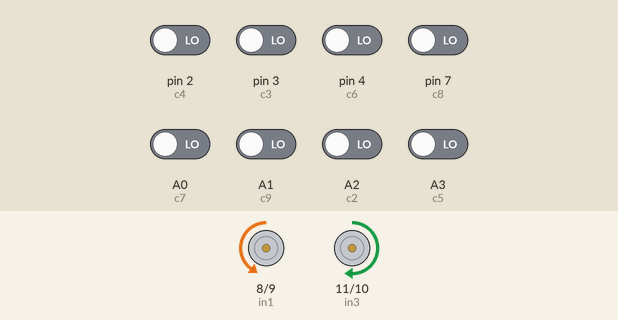
Recording of a sketch running on a simulated Arduino Uno, built with avr-gcc and run on an emulated ATmega328P. Parts: motor-driver pin pairs drawn as motors (green arrow = first pin HIGH = forward, orange = second pin HIGH = backward, longer = more drive, scaled by the enable pin). Inputs (shaded band) come from the test bench; at power-on: A0 (c7), A1 (c9), A2 (c2), A3 (c5), pin 2 (c4), pin 3 (c3), pin 4 (c6), pin 7 (c8) LOW.

Above: at 1.2 s.
1.3 s: pin 2 (c4) driven HIGH
At 1.8 s:
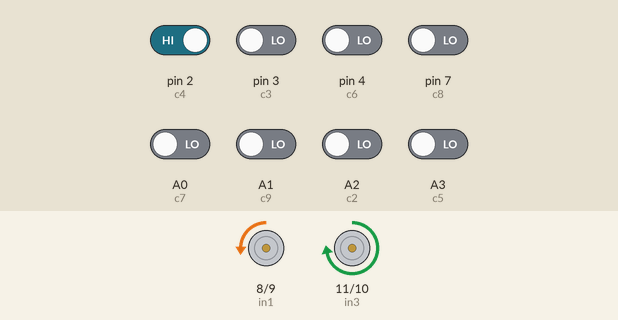
2.8 s: pin 3 (c3) driven HIGH
At 4.0 s:
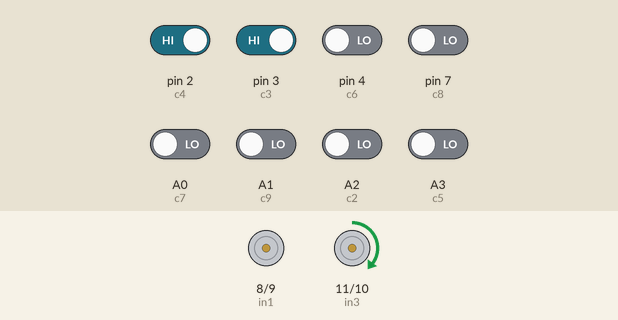
4.3 s: pin 4 (c6) driven HIGH
At 5.2 s:
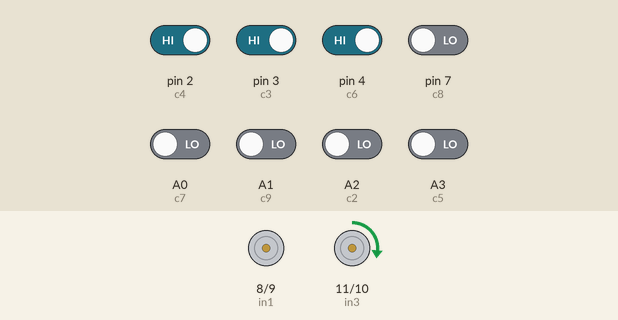
5.8 s: pin 7 (c8) driven HIGH
At 6.4 s:
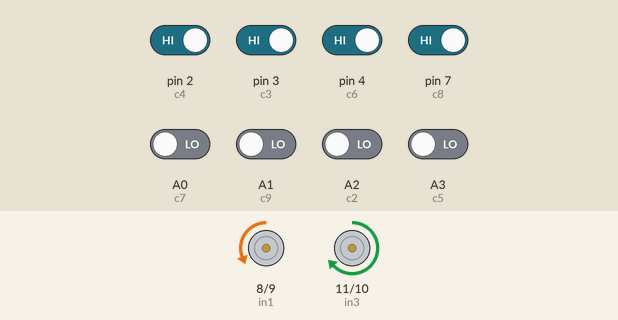
7.3 s: A0 (c7) driven HIGH
At 9.4 s:
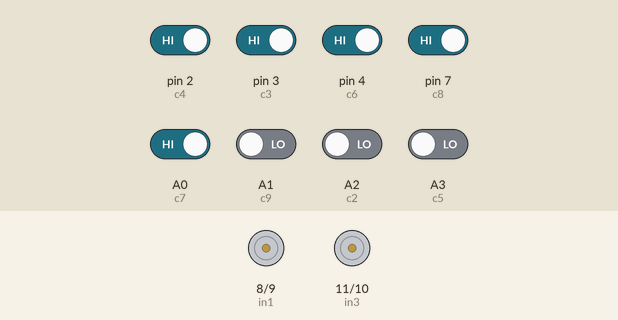
10.3 s: A1 (c9) driven HIGH
At 12.2 s:
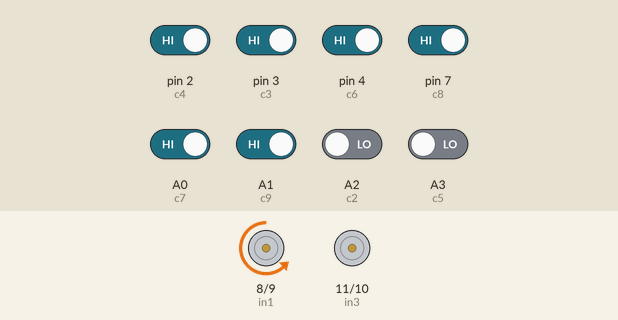
Timing chart, 0 to 13.4 s (numbered marks = the images above; inputs shaded):
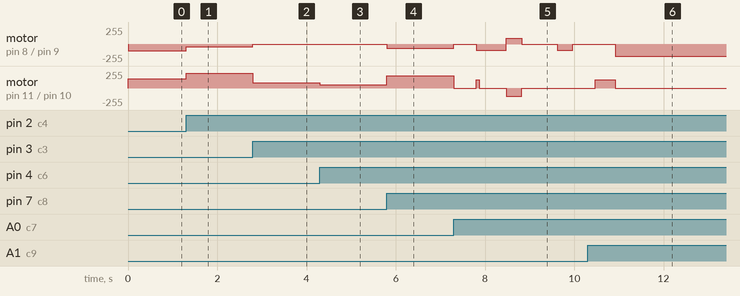

The sketch:

Fst.ino
```cpp
int c2 = A2;
int c3 = 3 ;
int c4 = 2;
int c5 = A3;
int c6 = 4;
int c7 = A0;
int c8 = 7;
int c9 = A1;
int ena = 5;
int enb = 6;
int in1 = 8;
int in2 = 9;
int in3 = 11;
int in4 = 10;

int comp=1;
int ct,lt;
float bmsr = 100;
float bmsl= 100*125/90;
float rms;
float lms;
float kp =2.4;
float kd =1.3;
int maxrms = 95;
int maxlms = 135;
int ms;
int lasterror = 0;
 void forward(int x=125) {
    digitalWrite(in1, LOW);
    digitalWrite(in2, HIGH);
    digitalWrite(in3, HIGH);
    digitalWrite(in4, LOW);
    analogWrite(enb,x);
    analogWrite(ena,x*0.72);
    }
void setup() {
  pinMode(c2, INPUT);
  pinMode(c3, INPUT);
  pinMode(c4, INPUT);
  pinMode(c5, INPUT);
  pinMode(c6, INPUT);
  pinMode(c7, INPUT);
  pinMode(c8, INPUT);
  pinMode(c9, INPUT);
  pinMode(ena, OUTPUT);
  pinMode(enb, OUTPUT);
  pinMode(in1, OUTPUT);
  pinMode(in2, OUTPUT);
  pinMode(in3, OUTPUT);
  pinMode(in4, OUTPUT);
  analogWrite(enb,125);
  analogWrite(ena,90);


}

void loop() {
   int capt2 = digitalRead(c2);
   int capt3 = digitalRead(c3);
   int capt4 = digitalRead(c4);
   int capt5 = digitalRead(c5);
   int capt6 = digitalRead(c6);
   int capt7 = digitalRead(c7);
   int capt8 = digitalRead(c8);
   int capt9 = digitalRead(c9);
   int somme=capt2+capt3+capt4+capt5+capt6+capt7+capt8+capt9;


if (comp==1 && capt7+capt8+capt9>=2)
  {

    stops();
    delay(500);
    forward();
    delay(70);
    right();
    delay(600);
    back();
    delay(350);
    stops();
    delay(300);
    comp++;
  }
else if(comp==2&& capt8+capt9>=1){

  stops();
    delay(500);
    right();
    delay(350);
    comp++;
}
else if (comp==3&& capt2+capt3>=1)
{
    stops();
    delay(500);
    left();
    delay(450);
    comp++;
}
else if (comp==4&& capt2+capt3+capt4+capt5>=3)
{

    stops();
    delay(500);
    left();
    delay(560);
    comp++;
}
else if (comp==5&& capt8+capt9+capt7+capt6>=3)
{

    stops();
    delay(500);
    forward();
    delay(100);
    right();
    delay(400);
    back();
    delay(350);
    stops();
    delay(300);
    comp++;
}
else if (comp==6&& capt8+capt9+capt7>=2)
{
    stops();
    delay(500);
    right();
    delay(450);
    comp++;
}
else if (comp==7&& capt9+capt8+capt7+capt6>=3)
{

    stops();
    delay(500);
    forward();
    delay(70);
    right();
    delay(320);
    back();
    delay(350);
    stops();
    delay(300);
    comp++;
}
else if (comp==8&& capt9+capt8+capt7+capt6>=3)
{
    stops();
    delay(500);
    right();
    delay(450);
    comp++;
}

else{PID();}
}
//  void forward(int x=125) {
//     digitalWrite(in1, LOW);
//     digitalWrite(in2, HIGH);
//     digitalWrite(in3, HIGH);
//     digitalWrite(in4, LOW);
//     analogWrite(enb,x);
//     analogWrite(ena,x*0.72);
//     }
     void forwardPID() {
    digitalWrite(in1, LOW);
    digitalWrite(in2, HIGH);
    digitalWrite(in3, HIGH);
    digitalWrite(in4, LOW);
    }
 void back() {
    digitalWrite(in1, HIGH);
    digitalWrite(in2, LOW);
    digitalWrite(in3, LOW);
    digitalWrite(in4, HIGH);}
  void right() {
    digitalWrite(in1, LOW);
    digitalWrite(in2, HIGH);
    digitalWrite(in3, LOW);
    digitalWrite(in4, LOW);}
    void left() {
    digitalWrite(in1, LOW);
    digitalWrite(in2, LOW);
    digitalWrite(in3, HIGH);
    digitalWrite(in4, LOW);}
      void rights() {
    digitalWrite(in1, LOW);
    digitalWrite(in2, HIGH);
    digitalWrite(in3, LOW);
    digitalWrite(in4, HIGH);}
    void lefts() {
    digitalWrite(in1, HIGH);
    digitalWrite(in2, LOW);
    digitalWrite(in3, HIGH);
    digitalWrite(in4, LOW);}
      void stops(){
    digitalWrite(in1, LOW);
    digitalWrite(in2, LOW);
    digitalWrite(in3, LOW);
    digitalWrite(in4, LOW);}
void PID(){
  int capt2 = digitalRead(c2);
  int capt3 = digitalRead(c3);
  int capt4 = digitalRead(c4);
  int capt5 = digitalRead(c5);
  int capt6 = digitalRead(c6);
  int capt7 = digitalRead(c7);
  int capt8 = digitalRead(c8);
  int capt9 = digitalRead(c9);


 int error= -60*capt2 + -35*capt3 + -25*capt4 + -25*capt5 + 10*capt6+ 25*capt7+ 35*capt8 + 60*capt9;

 ms = kp*error +kd*(error-lasterror);

 rms = bmsr + ms;
 lms = bmsl - int(ms/0.72);
 lasterror = error;

 if(rms > 183){rms = 183;}

 if(lms < 0){lms = 0;}

 if(rms < 0){rms = 0;}


  analogWrite(enb,lms);
  analogWrite(ena,rms);

// if( capt9 || capt8 || capt7){right();}


// else if(capt2 || capt3 || capt4){left();}


// else {forward();}
forwardPID();
}
```

Measured:
- after the input at 1.3 s, motor on pin 8 (in1) / pin 9 (in2): backward 100/255 → backward 40/255 at once; motor on pin 11 (in3) / pin 10 (in4): forward 138/255 → forward 221/255 at once
- after the input at 2.8 s, motor on pin 8 (in1) / pin 9 (in2): backward 40/255 → stopped at once; motor on pin 11 (in3) / pin 10 (in4): forward 221/255 → forward 81/255 at once
- after the input at 4.3 s, motor on pin 11 (in3) / pin 10 (in4): forward 81/255 → forward 48/255 at once
- after the input at 5.8 s, motor on pin 8 (in1) / pin 9 (in2): stopped → backward 64/255 at once; motor on pin 11 (in3) / pin 10 (in4): forward 48/255 → forward 187/255 at once
- after the input at 7.3 s, motor on pin 8 (in1) / pin 9 (in2): backward 64/255 → stopped at once, → backward 90/255 0.50 s later, → forward 90/255 0.67 s later, → stopped 0.35 s later, … (6 changes in this stretch)
- after the input at 10.3 s, motor on pin 8 (in1) / pin 9 (in2): stopped → backward 183/255 after 0.62 s
